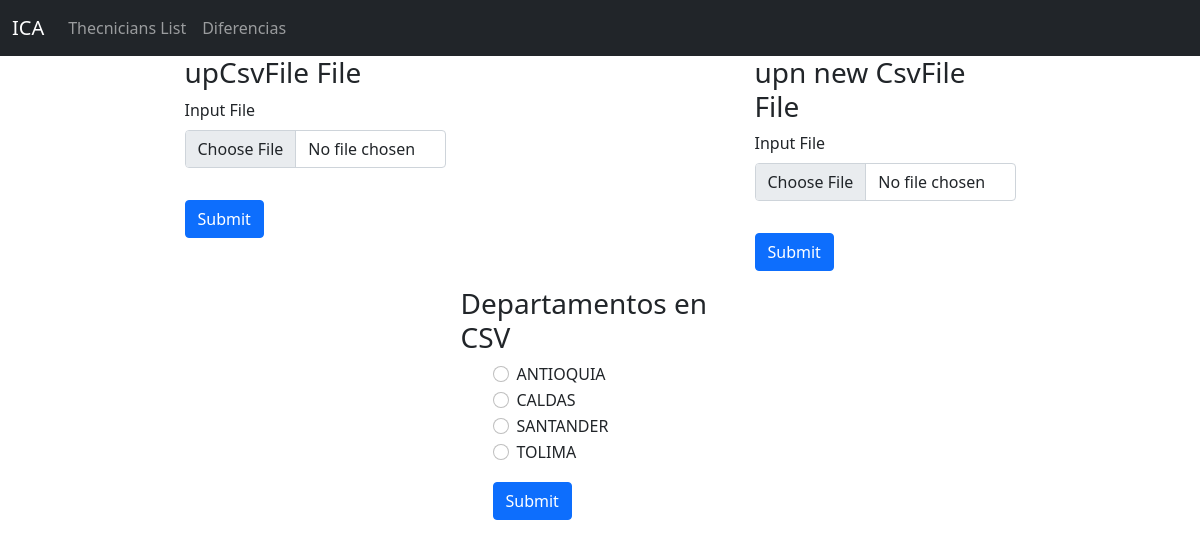
The page / on the database its author committed.
### controller.py (models this page shows, shortened)
class NewTechnician(db.Model):
    id = db.Column(db.Integer, primary_key=True)
    idProductor = db.Column(db.Integer)
    nombreProductor = db.Column(db.String(100))
    nombrePredio = db.Column(db.String(100))
    departamentoPredio = db.Column(db.String(50))
    municipioPredio = db.Column(db.String(50))
    nombreFacilitador = db.Column(db.String(100))
    departamentoContratista = db.Column(db.String(50))
    date_created = db.Column(db.DateTime, default=datetime.utcnow)

### controller.py (the view)
@app.route('/', methods=['GET', 'POST'])
def home():
    techs = NewTechnician.query.all()
    departamentos = []
    if request.method == 'POST':
        incomming = request.form["depto"]
        deptos = NewTechnician.query.filter_by(departamentoPredio=incomming).all()
        technicians = techniciansAll(incomming)
        return render('departamento.html', incomming=incomming, deptos=deptos, technicians=technicians)
    else:
        for tech in techs:
            if tech.departamentoPredio not in departamentos and tech.departamentoPredio and tech.departamentoPredio != "DEPARTAMENTOPREDIO":
                departamentos.append(tech.departamentoPredio)
        departamentos.sort()
        return render('index.html', departamentos=departamentos)

### templates/index.html
{% extends "layout.html" %}
{% block body %}
<div class="container">
    <div class="row">
        <div class="col-3 mx-auto mb-3">
            <h3>upCsvFile File</h3>
            <form action="/upCsvFile" method="POST" enctype="multipart/form-data">
                <div class="mb-3">
                    <label for="inputFile" class="form-label">Input File</label>
                    <input class="form-control" type="file" name="inputFile">
                </div>
                <button class="btn btn-primary mt-3" type="submit">Submit</button>
            </form>
        </div>
        <div class="col-3 mx-auto mb-3">
            <h3>upn new CsvFile File</h3>
            <form action="/upNewCsvFile" method="POST" enctype="multipart/form-data">
                <div class="mb-3">
                    <label for="inputNewFile" class="form-label">Input File</label>
                    <input class="form-control" type="file" name="inputNewFile">
                </div>
                <button class="btn btn-primary mt-3" type="submit">Submit</button>
            </form>
        </div>
    </div>
    <div class="col-3 mx-auto mb-3">
        <h3>Departamentos en CSV</h3>
        <ul>
            <form action="#" method="POST">
            {% for i in departamentos %}
                <div class="form-check">
                    <input class="form-check-input" type="radio" name="depto" value="{{i}}" id="flexRadioDefault1">
                    <label class="form-check-label" for="flexRadioDefault1">
                        {{i}}
                    </label>
                </div>
            {% endfor %}
            <button class="btn btn-primary mt-3" type="submit">Submit</button>
            </form>
        </ul>
    </div>
</div>
{% endblock %}

### rows shown on the page
NewTechnician: departamentoPredio "ANTIOQUIA"
NewTechnician: departamentoPredio "CALDAS"
NewTechnician: departamentoPredio "SANTANDER"
NewTechnician: departamentoPredio "TOLIMA"
